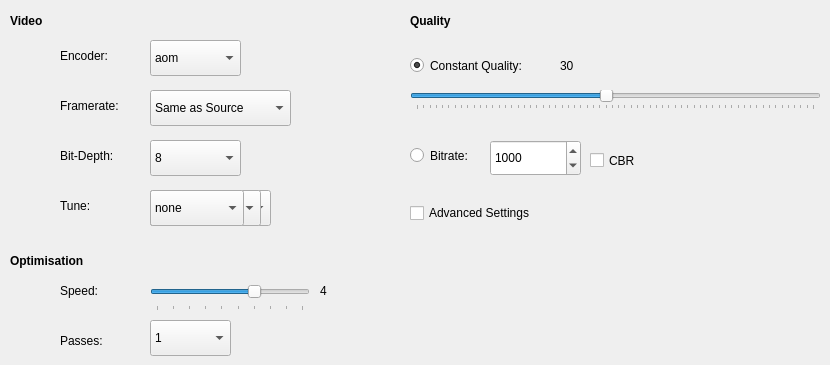
   <widget class="QWidget" name="tab_3">
    <attribute name="title">
     <string>Video</string>
    </attribute>
    <widget class="QComboBox" name="comboBoxEncoder">
     <property name="geometry">
      <rect>
       <x>150</x>
       <y>40</y>
       <width>91</width>
       <height>36</height>
      </rect>
     </property>
     <item>
      <property name="text">
       <string>aom</string>
      </property>
     </item>
     <item>
      <property name="text">
       <string>rav1e</string>
      </property>
     </item>
     <item>
      <property name="text">
       <string>svt-av1</string>
      </property>
     </item>
     <item>
      <property name="text">
       <string>svt-vp9</string>
      </property>
     </item>
     <item>
      <property name="text">
       <string>vpx-vp9</string>
      </property>
     </item>
     <item>
      <property name="text">
       <string>x265</string>
      </property>
     </item>
     <item>
      <property name="text">
       <string>x264</string>
      </property>
     </item>
     <item>
      <property name="text">
       <string>vvc</string>
      </property>
     </item>
    </widget>
    <widget class="QLabel" name="labelEncoder">
     <property name="geometry">
      <rect>
       <x>60</x>
       <y>40</y>
       <width>67</width>
       <height>31</height>
      </rect>
     </property>
     <property name="text">
      <string>Encoder:</string>
     </property>
    </widget>
    <widget class="QLabel" name="labelFrameRate">
     <property name="geometry">
      <rect>
       <x>60</x>
       <y>90</y>
       <width>81</width>
       <height>31</height>
      </rect>
     </property>
     <property name="text">
      <string>Framerate:</string>
     </property>
    </widget>
    <widget class="QComboBox" name="comboBox">
     <property name="geometry">
      <rect>
       <x>150</x>
       <y>90</y>
       <width>141</width>
       <height>36</height>
      </rect>
     </property>
     <item>
      <property name="text">
       <string>Same as Source</string>
      </property>
     </item>
     <item>
      <property name="text">
       <string>5</string>
      </property>
     </item>
     <item>
      <property name="text">
       <string>10</string>
      </property>
     </item>
     <item>
      <property name="text">
       <string>12</string>
      </property>
     </item>
     <item>
      <property name="text">
       <string>15</string>
      </property>
     </item>
     <item>
      <property name="text">
       <string>20</string>
      </property>
     </item>
     <item>
      <property name="text">
       <string>23.976</string>
      </property>
     </item>
     <item>
      <property name="text">
       <string>24</string>
      </property>
     </item>
     <item>
      <property name="text">
       <string>25</string>
      </property>
     </item>
     <item>
      <property name="text">
       <string>29.97</string>
      </property>
     </item>
     <item>
      <property name="text">
       <string>30</string>
      </property>
     </item>
     <item>
      <property name="text">
       <string>48</string>
      </property>
     </item>
     <item>
      <property name="text">
       <string>50</string>
      </property>
     </item>
     <item>
      <property name="text">
       <string>59.94</string>
      </property>
     </item>
     <item>
      <property name="text">
       <string>60</string>
      </property>
     </item>
     <item>
      <property name="text">
       <string>75</string>
      </property>
     </item>
     <item>
      <property name="text">
       <string>144</string>
      </property>
     </item>
     <item>
      <property name="text">
       <string>240</string>
      </property>
     </item>
    </widget>
    <widget class="QLabel" name="labelBitDepth">
     <property name="geometry">
      <rect>
       <x>60</x>
       <y>140</y>
       <width>81</width>
       <height>31</height>
      </rect>
     </property>
     <property name="text">
      <string>Bit-Depth:</string>
     </property>
    </widget>
    <widget class="QComboBox" name="comboBoxBitDepth">
     <property name="geometry">
      <rect>
       <x>150</x>
       <y>140</y>
       <width>91</width>
       <height>36</height>
      </rect>
     </property>
     <item>
      <property name="text">
       <string>8</string>
      </property>
     </item>
     <item>
      <property name="text">
       <string>10</string>
      </property>
     </item>
     <item>
      <property name="text">
       <string>12</string>
      </property>
     </item>
    </widget>
    <widget class="QLabel" name="label">
     <property name="geometry">
      <rect>
       <x>10</x>
       <y>10</y>
       <width>67</width>
       <height>22</height>
      </rect>
     </property>
     <property name="font">
      <font>
       <weight>75</weight>
       <bold>true</bold>
      </font>
     </property>
     <property name="text">
      <string>Video</string>
     </property>
    </widget>
    <widget class="QLabel" name="label_2">
     <property name="geometry">
      <rect>
       <x>410</x>
       <y>10</y>
       <width>67</width>
       <height>22</height>
      </rect>
     </property>
     <property name="font">
      <font>
       <weight>75</weight>
       <bold>true</bold>
      </font>
     </property>
     <property name="text">
      <string>Quality</string>
     </property>
    </widget>
    <widget class="QLabel" name="label_3">
     <property name="geometry">
      <rect>
       <x>10</x>
       <y>250</y>
       <width>101</width>
       <height>22</height>
      </rect>
     </property>
     <property name="font">
      <font>
       <weight>75</weight>
       <bold>true</bold>
      </font>
     </property>
     <property name="text">
      <string>Optimisation</string>
     </property>
    </widget>
    <widget class="QLabel" name="labelEncoder_2">
     <property name="geometry">
      <rect>
       <x>60</x>
       <y>280</y>
       <width>67</width>
       <height>21</height>
      </rect>
     </property>
     <property name="text">
      <string>Speed:</string>
     </property>
    </widget>
    <widget class="QSlider" name="horizontalSliderSpeed">
     <property name="geometry">
      <rect>
       <x>150</x>
       <y>280</y>
       <width>160</width>
       <height>31</height>
      </rect>
     </property>
     <property name="maximum">
      <number>9</number>
     </property>
     <property name="value">
      <number>6</number>
     </property>
     <property name="orientation">
      <enum>Qt::Horizontal</enum>
     </property>
     <property name="tickPosition">
      <enum>QSlider::TicksBelow</enum>
     </property>
     <property name="tickInterval">
      <number>1</number>
     </property>
    </widget>
    <widget class="QLabel" name="labelEncoder_3">
     <property name="geometry">
      <rect>
       <x>60</x>
       <y>330</y>
       <width>67</width>
       <height>21</height>
      </rect>
     </property>
     <property name="text">
      <string>Passes:</string>
     </property>
    </widget>
    <widget class="QComboBox" name="comboBoxPasses">
     <property name="geometry">
      <rect>
       <x>150</x>
       <y>320</y>
       <width>81</width>
       <height>36</height>
      </rect>
     </property>
     <item>
      <property name="text">
       <string>1</string>
      </property>
     </item>
     <item>
      <property name="text">
       <string>2</string>
      </property>
     </item>
    </widget>
    <widget class="QRadioButton" name="radioButtonConstantQ">
     <property name="geometry">
      <rect>
       <x>410</x>
       <y>50</y>
       <width>151</width>
       <height>31</height>
      </rect>
     </property>
     <property name="text">
      <string>Constant Quality:</string>
     </property>
     <property name="checked">
      <bool>true</bool>
     </property>
    </widget>
    <widget class="QRadioButton" name="radioButtonBitrate">
     <property name="geometry">
      <rect>
       <x>410</x>
       <y>130</y>
       <width>151</width>
       <height>51</height>
      </rect>
     </property>
     <property name="text">
      <string>Bitrate:</string>
     </property>
     <property name="checked">
      <bool>false</bool>
     </property>
    </widget>
    <widget class="QSlider" name="horizontalSliderQuality">
     <property name="geometry">
      <rect>
       <x>410</x>
       <y>90</y>
       <width>411</width>
       <height>20</height>
      </rect>
     </property>
     <property name="maximum">
      <number>63</number>
     </property>
     <property name="value">
      <number>30</number>
     </property>
     <property name="tracking">
      <bool>true</bool>
     </property>
     <property name="orientation">
      <enum>Qt::Horizontal</enum>
     </property>
     <property name="invertedAppearance">
      <bool>false</bool>
     </property>
     <property name="invertedControls">
      <bool>true</bool>
     </property>
     <property name="tickPosition">
      <enum>QSlider::TicksBelow</enum>
     </property>
     <property name="tickInterval">
      <number>1</number>
     </property>
    </widget>
    <widget class="QLabel" name="labelQuality">
     <property name="geometry">
      <rect>
       <x>560</x>
       <y>50</y>
       <width>67</width>
       <height>31</height>
      </rect>
     </property>
     <property name="text">
      <string>30</string>
     </property>
    </widget>
    <widget class="QLabel" name="labelSpeed">
     <property name="geometry">
      <rect>
       <x>320</x>
       <y>270</y>
       <width>111</width>
       <height>41</height>
      </rect>
     </property>
     <property name="text">
      <string>4</string>
     </property>
    </widget>
    <widget class="QLabel" name="labelEncoderTune">
     <property name="geometry">
      <rect>
       <x>60</x>
       <y>190</y>
       <width>67</width>
       <height>31</height>
      </rect>
     </property>
     <property name="text">
      <string>Tune:</string>
     </property>
    </widget>
    <widget class="QComboBox" name="comboBoxTuneAom">
     <property name="geometry">
      <rect>
       <x>150</x>
       <y>190</y>
       <width>91</width>
       <height>36</height>
      </rect>
     </property>
     <property name="visible">
      <bool>false</bool>
     </property>
     <item>
      <property name="text">
       <string>none</string>
      </property>
     </item>
     <item>
      <property name="text">
       <string>psnr</string>
      </property>
     </item>
     <item>
      <property name="text">
       <string>ssim</string>
      </property>
     </item>
    </widget>
    <widget class="QComboBox" name="comboBoxTuneRav1e">
     <property name="geometry">
      <rect>
       <x>150</x>
       <y>190</y>
       <width>121</width>
       <height>36</height>
      </rect>
     </property>
     <property name="visible">
      <bool>false</bool>
     </property>
     <item>
      <property name="text">
       <string>Psychovisual</string>
      </property>
     </item>
     <item>
      <property name="text">
       <string>Psnr</string>
      </property>
     </item>
    </widget>
    <widget class="QComboBox" name="comboBoxTunex265">
     <property name="geometry">
      <rect>
       <x>150</x>
       <y>190</y>
       <width>111</width>
       <height>36</height>
      </rect>
     </property>
     <property name="visible">
      <bool>false</bool>
     </property>
     <item>
      <property name="text">
       <string>none</string>
      </property>
     </item>
     <item>
      <property name="text">
       <string>psnr</string>
      </property>
     </item>
     <item>
      <property name="text">
       <string>ssim</string>
      </property>
     </item>
     <item>
      <property name="text">
       <string>grain</string>
      </property>
     </item>
     <item>
      <property name="text">
       <string>fastdecode</string>
      </property>
     </item>
     <item>
      <property name="text">
       <string>zerolatency</string>
      </property>
     </item>
     <item>
      <property name="text">
       <string>animation</string>
      </property>
     </item>
    </widget>
    <widget class="QComboBox" name="comboBoxTunex264">
     <property name="geometry">
      <rect>
       <x>150</x>
       <y>190</y>
       <width>94</width>
       <height>36</height>
      </rect>
     </property>
     <item>
      <property name="text">
       <string>none</string>
      </property>
     </item>
     <item>
      <property name="text">
       <string>film</string>
      </property>
     </item>
     <item>
      <property name="text">
       <string>animation</string>
      </property>
     </item>
     <item>
      <property name="text">
       <string>grain</string>
      </property>
     </item>
     <item>
      <property name="text">
       <string>stillimage</string>
      </property>
     </item>
     <item>
      <property name="text">
       <string>fastdecode</string>
      </property>
     </item>
     <item>
      <property name="text">
       <string>zerolatency</string>
      </property>
     </item>
     <item>
      <property name="text">
       <string>psnr</string>
      </property>
     </item>
     <item>
      <property name="text">
       <string>ssim</string>
      </property>
     </item>
    </widget>
    <widget class="QSpinBox" name="spinBoxBitrate">
     <property name="geometry">
      <rect>
       <x>490</x>
       <y>140</y>
       <width>91</width>
       <height>36</height>
      </rect>
     </property>
     <property name="minimum">
      <number>1</number>
     </property>
     <property name="maximum">
      <number>100000</number>
     </property>
     <property name="singleStep">
      <number>10</number>
     </property>
     <property name="value">
      <number>1000</number>
     </property>
    </widget>
    <widget class="QCheckBox" name="checkBoxAdvancedSettings">
     <property name="geometry">
      <rect>
       <x>410</x>
       <y>200</y>
       <width>161</width>
       <height>26</height>
      </rect>
     </property>
     <property name="text">
      <string>Advanced Settings</string>
     </property>
    </widget>
    <widget class="QCheckBox" name="checkBoxCBR">
     <property name="geometry">
      <rect>
       <x>590</x>
       <y>140</y>
       <width>97</width>
       <height>41</height>
      </rect>
     </property>
     <property name="text">
      <string>CBR</string>
     </property>
    </widget>
   </widget>
